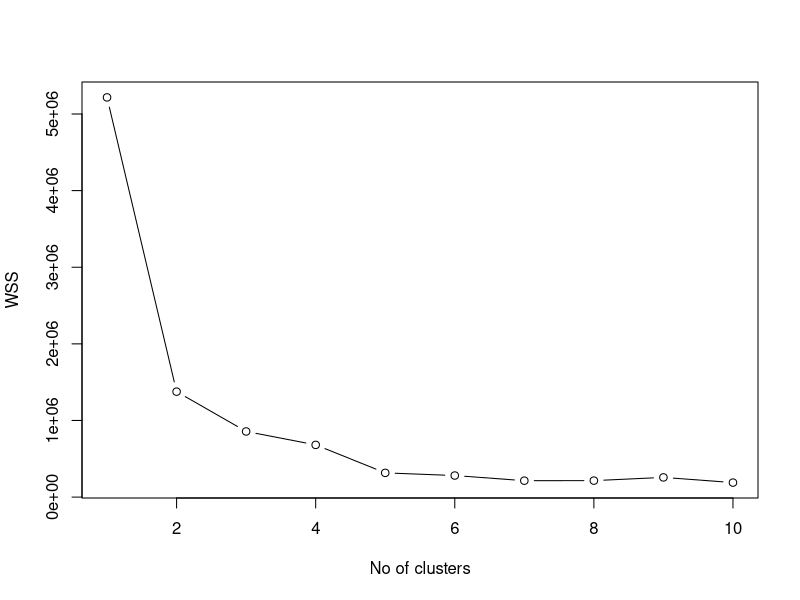
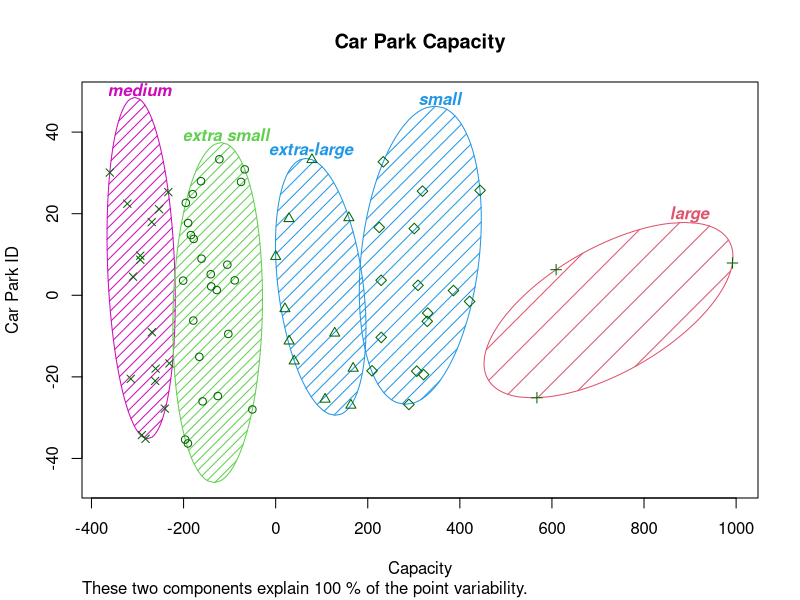

The R source for these figures, in order:

df <- read.csv('CarParks_TfGM.csv')
data <- df[c('Capacity', 'Id')]
''
#'''''''''''''''''''''''''''''''''''
#'Determine the optimal value for k
#'''''''''''''''''''''''''''''''''''
set.seed(20)
n <- 10
wss <- numeric(n) #preolocate with zeros

for(k in 1:n) {
  k_means <- kmeans(data, centers = k)
  wss[k] <- sum(k_means$withinss)
  print(k_means)
}

plot(1:10, wss, type='b', xlab = "No of clusters", ylab = "WSS")
# After viewing the graph from the Elbow method, the best value for k is 4

#''''''''''''''''''''''
#'Determine the k-means
#''''''''''''''''''''''
library(cluster)
km <- kmeans(data, centers = 5)
km$centers
km$cluster

group_name <- c('extra-large', 'small', 'medium', 'large', 'extra small' )

clusplot(data, group_name[km$cluster], lines=0, shade = TRUE, color = TRUE, span = TRUE, 
         plotchar = TRUE, xlab = "Capacity", ylab = "Car Park ID", labels = 4,
         main = "Car Park Capacity" )

car_park_category <- cbind(df[3], km$cluster)
car_park_category$group_name <- group_name[km$cluster]

write.csv(car_park_category, 'CarPark_results.csv')




